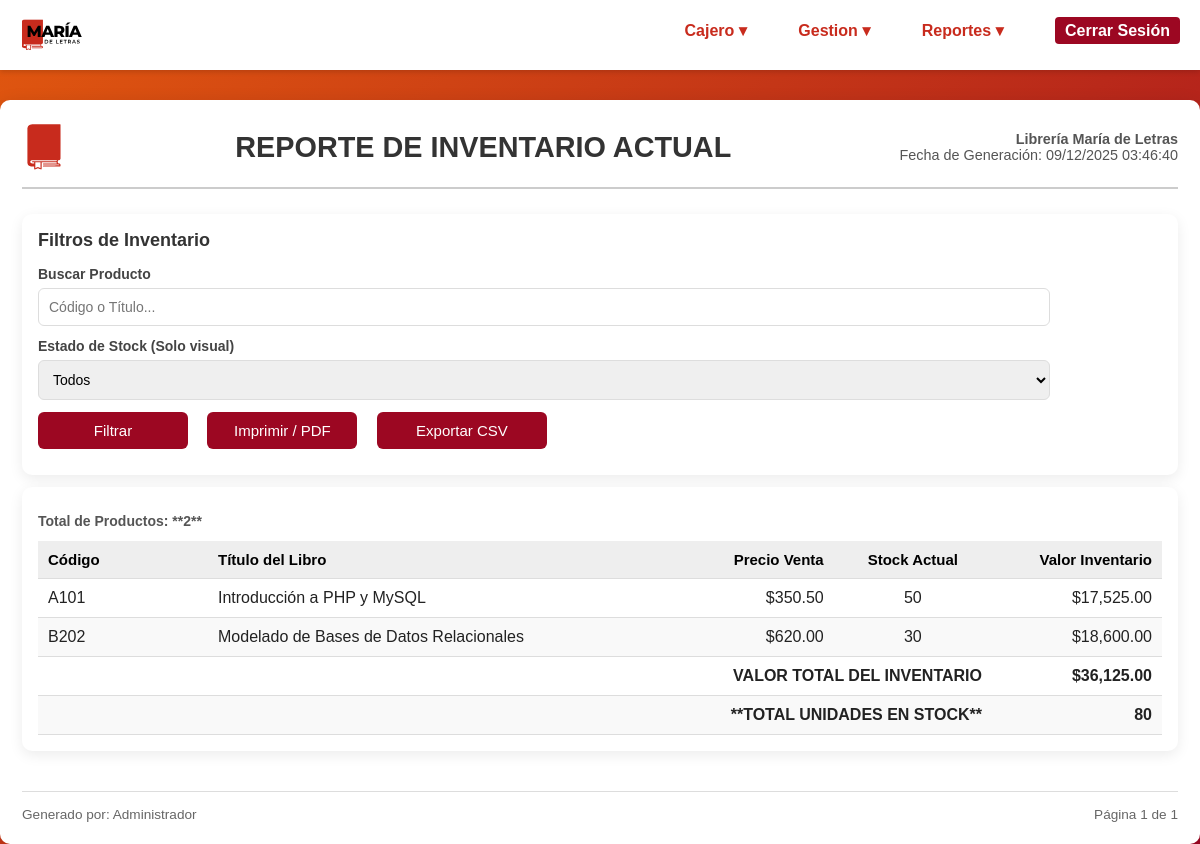
The page /reportes/inventario.php (signed in) on the database its author committed.
### tables this page shows
CREATE TABLE existencias (
    id INT AUTO_INCREMENT PRIMARY KEY,
    id_libro INT NOT NULL UNIQUE, 
    cantidad INT NOT NULL DEFAULT 0,
    ultima_actualizacion DATETIME DEFAULT CURRENT_TIMESTAMP ON UPDATE CURRENT_TIMESTAMP,
    FOREIGN KEY (id_libro) REFERENCES libros(id) ON DELETE CASCADE
);

CREATE TABLE libros (
    id INT AUTO_INCREMENT PRIMARY KEY,  
    codigo VARCHAR(50) NOT NULL UNIQUE COMMENT 'ISBN o Código principal',
    titulo VARCHAR(150) NOT NULL,
    autor VARCHAR(100) NULL,
    descripcion TEXT NULL,
    precio_venta DECIMAL(10,2) NOT NULL,
    estatus TINYINT(1) NOT NULL DEFAULT 1,
    created_at DATETIME DEFAULT CURRENT_TIMESTAMP,
    INDEX idx_busqueda (titulo, codigo)
);

### reportes/inventario.php (the view, shortened to what this page needs)
<?php
require_once '../config/db.php';
$filtro_q = isset($_GET['q']) ? $mysqli->real_escape_string($_GET['q']) : '';
$solo_activos = isset($_GET['activos']) ? true : false;
$filtro_stock = $_GET['stock'] ?? 'todos';
$sql = "SELECT l.codigo, l.titulo as nombre, l.precio_venta as precio, e.cantidad as existencia, l.estatus
        FROM libros l
        JOIN existencias e ON l.id = e.id_libro
        WHERE 1=1";
$sql .= " ORDER BY l.titulo";
$resultado = $mysqli->query($sql);
$productos = [];
$total_existencias = 0;
$valor_total_inventario = 0;
while ($row = $resultado->fetch_assoc()) {
    $row['estado_str'] = ($row['estatus'] == 1) ? 'ACTIVO' : 'INACTIVO';
    $row['valor_linea'] = $row['existencia'] * $row['precio'];
    $total_existencias += $row['existencia'];
    $valor_total_inventario += $row['valor_linea'];
    $productos[] = $row;
}
$total_items = count($productos);
?>
<?php
$titulo_reporte = "REPORTE DE INVENTARIO ACTUAL";
?>
<div class="card filtros-print mb-20">
    <h3 class="mb-15">Filtros de Inventario</h3>
    <form action="" method="GET">
        <div class="filters-container">
            <div class="filter-group-large">
                <label for="q">Buscar Producto</label>
                <input type="text" id="q" name="q" placeholder="Código o Título..." class="filter-input"
                       value="<?php echo htmlspecialchars($filtro_q); ?>">
            </div>
            <div class="filter-group">
                <label for="stock">Estado de Stock (Solo visual)</label>
                <select id="stock" name="stock" class="filter-input">
                    <option value="todos" <?php if ($filtro_stock == 'todos') echo 'selected'; ?>>Todos</option>
                </select>
            </div>
            <button type="submit" class="btn w-150">
                Filtrar
            </button>
            <button type="button" class="btn w-150" onclick="window.print()">
                Imprimir / PDF
            </button>
            <?php
            $csv_url = '../reportes/exportar.php?tipo=inventario' .
                       '&q=' . urlencode($filtro_q) .
                       '&activos=' . ($solo_activos ? '1' : '0');
            ?>
            <a href="<?php echo $csv_url; ?>" class="btn w-150">
                Exportar CSV
            </a>
        </div>
    </form>
</div>
<div class="card">
    <p class="font-bold text-sm">
        Total de Productos: **<?php echo $total_items; ?>**
    </p>
    <table>
        <thead>
            <tr class="bg-green">
                <th class="w-150">Código</th>
                <th>Título del Libro</th>
                <th class="w-120 text-right">Precio Venta</th>
                <th class="w-100 text-center">Stock Actual</th>
                <th class="w-150 text-right">Valor Inventario</th>
            </tr>
        </thead>
        <tbody>
            <?php if (count($productos) > 0): ?>
                <?php foreach ($productos as $producto): ?>
                <tr>
                    <td><?php echo htmlspecialchars($producto['codigo']); ?></td>
                    <td><?php echo htmlspecialchars($producto['nombre']); ?></td>
                    <td class="text-right">$<?php echo number_format($producto['precio'], 2); ?></td>
                    <td class="text-center">
                        <?php echo number_format($producto['existencia'], 0); ?>
                    </td>
                    <td class="text-right">$<?php echo number_format($producto['valor_linea'], 2); ?></td>
                </tr>
                <?php endforeach; ?>
            <?php else: ?>
                <tr>
                    <td colspan="5" class="text-center">No se encontraron productos con los filtros aplicados.</td>
                </tr>
            <?php endif; ?>
        </tbody>
        <tfoot>
            <tr>
                <td colspan="4" class="text-right font-bold bg-light-green">
                    VALOR TOTAL DEL INVENTARIO
                </td>
                <td class="text-right font-bold bg-light-green">
                    $<?php echo number_format($valor_total_inventario, 2); ?>
                </td>
            </tr>
            <tr>
                <td colspan="4" class="text-right font-bold bg-light-gray">
                    **TOTAL UNIDADES EN STOCK**
                </td>
                <td class="text-right font-bold bg-light-gray">
                    <?php echo number_format($total_existencias, 0); ?>
                </td>
            </tr>
        </tfoot>
    </table>
</div>
<?php
$contenido_reporte = ob_get_clean();
require_once 'plantilla.php';
?>

### reportes/plantilla.php (shortened to what this page needs)
<?php
$usuario_gen = 'Administrador';
?>
<!doctype html>
<html lang="es">
<head>
    <link rel="stylesheet" href="../css/styles.css">
    </head>
<body>
<div class="navbar">
        <div class="navbar-logo">
            <img src="../assets/img/logo-maria-de-letras_v2.svg" alt="Logo">
        </div>
        <div class="navbar-menu" id="navbar-menu">
            <div class="dropdown">
                <button class="dropbtn">Cajero ▾</button>
            </div>
            <?php if (isset($_SESSION['user']['rol']) && $_SESSION['user']['rol'] === 'admin'): ?>
                <div class="dropdown">
                    <button class="dropbtn">Gestion ▾</button>
                </div>
                <div class="dropdown">
                    <button class="dropbtn">Reportes ▾</button>
                </div>
            <?php endif; ?>
            <a href="../includes/logout.php" class="cerrar-sesion">Cerrar Sesión</a>
        </div>
    </div>
    <div class="container main-content-large">
        <div class="report-header">
            <img src="../assets/img/logo-maria-de-letras_icon.svg" alt="Logo" style="height: 50px;">
            <h1 class="report-title"><?php echo htmlspecialchars($titulo_reporte ?? 'REPORTE'); ?></h1>
            <div class="report-meta">
                <p class="font-bold" style="margin: 0;">Librería María de Letras</p>
                <p style="margin: 0;">Fecha de Generación: <?php echo date('d/m/Y H:i:s'); ?></p>
            </div>
        </div>
        <?php echo $contenido_reporte; ?>
        <div class="report-footer">
            <p style="margin: 0;">Generado por: <?php echo htmlspecialchars($usuario_gen); ?></p>
            <p style="margin: 0;">Página 1 de 1</p>
        </div>
    </div>
</body>
</html>

### css/styles.css (style rules this page uses)
body { font-family: Arial, Helvetica, sans-serif; background: linear-gradient(135deg, #E1580F, #9C0722); margin: 0; display: flex; justify-content: center; background-attachment: fixed; color: #222; min-height: 100vh; }
.container { width: 100%; max-width: 450px; background: #fff; padding: 22px; border-radius: 10px; box-shadow: 0 4px 18px rgba(0, 0, 0, 0.12); }
.main-content-large { max-width: 1200px; margin-top: 100px; width: 100%; }
.mb-15 { margin-bottom: 15px; }
.mb-20 { margin-bottom: 20px; }
.text-right { text-align: right; }
.text-center { text-align: center; }
.font-bold { font-weight: bold; }
.text-sm { font-size: 14px; }
.w-150 { width: 150px; }
.cerrar-sesion { background-color: #9C0722; padding: 5px 10px; border-radius: 4px; color: white !important; text-decoration: none; }
form { display: block; }
label { display: block; margin-bottom: 6px; font-size: 14px; font-weight: 600; color: #444; }
input[type="text"], input[type="password"], input[type="number"], input[type="date"], input[type="file"], select, textarea { width: 90%; padding: 10px; margin-bottom: 12px; border: 1px solid #ddd; border-radius: 6px; font-size: 14px; transition: 0.2s; box-sizing: border-box; }
.btn { padding: 10px; background: #9C0722; color: #fff; border: none; border-radius: 6px; font-size: 15px; cursor: pointer; transition: 0.25s; text-decoration: none; display: inline-block; text-align: center; }
.btn, button { margin-right: 15px; margin-bottom: 10px; }
.navbar { position: fixed; top: 0; left: 0; width: 100%; height: 70px; background: #fff; display: flex; align-items: center; justify-content: space-between; padding: 0 20px; box-shadow: 0 2px 5px rgba(0, 0, 0, 0.15); z-index: 1000; box-sizing: border-box; }
.navbar-logo img { height: 40px; }
.navbar-menu a { margin-left: 16px; text-decoration: none; font-weight: bold; color: #C82B1D; }
.card { background: #fff; padding: 16px; border-radius: 10px; margin: 12px 0; box-shadow: 0 4px 14px rgba(0, 0, 0, 0.08); }
.card h3 { margin: 0 0 15px 0; font-size: 18px; color: #333; }
.card p { margin: 10px 0; font-size: 14px; color: #555; }
table { width: 100%; border-collapse: collapse; margin-top: 12px; }
th, td { padding: 10px; border-bottom: 1px solid #ddd; }
th { background: #f8f8f8; font-size: 15px; color: #333; text-align: left; }
.dropdown { position: relative; display: inline-block; }
.dropbtn { background-color: transparent; color: #C82B1D; padding: 10px 16px; font-size: 16px; border: none; cursor: pointer; font-weight: bold; font-family: inherit; }
.report-header { border-bottom: 2px solid #ccc; padding-bottom: 15px; margin-bottom: 25px; display: flex; justify-content: space-between; align-items: center; }
.report-title { text-align: center; margin: 0; flex-grow: 1; font-size: 1.8em; color: #333; text-transform: uppercase; }
.report-meta { text-align: right; font-size: 0.9em; color: #555; }
.report-footer { border-top: 1px solid #ddd; padding-top: 15px; margin-top: 40px; font-size: 0.85em; color: #666; display: flex; justify-content: space-between; }
table tr:nth-child(even) { background-color: #f9f9f9; }
table th { background-color: #eee; color: #000; font-weight: bold; }

### rows shown on the page
existencias: id_libro.codigo "A101", id_libro.titulo "Introducción a PHP y MySQL", id_libro.precio_venta "350.50", cantidad "50", valor_linea "17,525.00"
existencias: id_libro.codigo "B202", id_libro.titulo "Modelado de Bases de Datos Relacionales", id_libro.precio_venta "620.00", cantidad "30", valor_linea "18,600.00"

### other values the page prints
$titulo_reporte "REPORTE DE INVENTARIO ACTUAL"
$total_items "2"
$valor_total_inventario "36,125.00"
$total_existencias "80"
$usuario_gen "Administrador"
